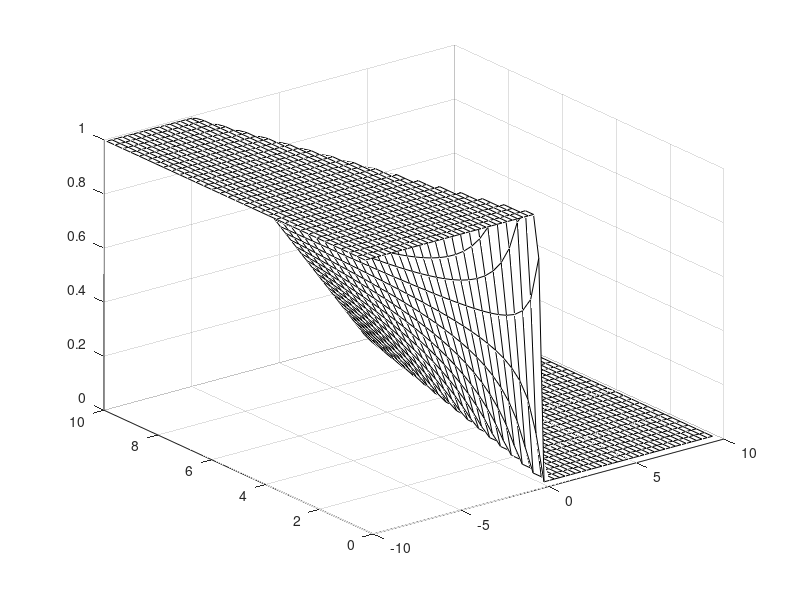
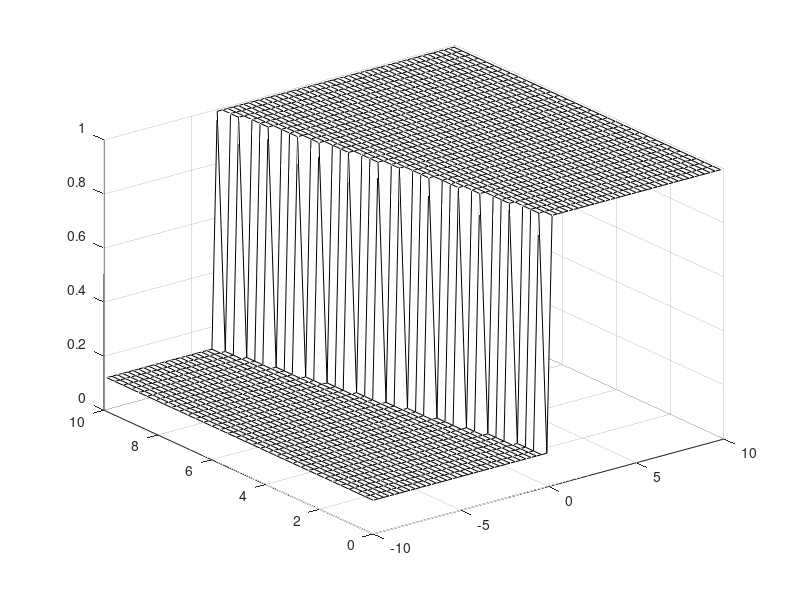

MATLAB code for these plots, in order: (Note: this script raises an error after producing the figures.)
%% ----------------------------------------------------------------------------
%% SEMAFORO
ro_m = 1;
v_m = 0.5;

x = -10:0.3:10;
t = 0:0.3:10;

[X, T] = meshgrid(x, t);

ro = ro_m.*(X <= -v_m * T)  + ro_m/2*(1 - X./(v_m*T)) .*( (-v_m*T<X) & (X < v_m*T) ) + 0;

figure;
mesh(X, T, ro, 'EdgeColor','black');

%% ----------------------------------------------------------------------------
%% TRAFFICO A VALLE

ro_m = 1;
v_m = 3;

x = -10:0.3:10;
t = 0:0.3:10;

[X, T] = meshgrid(x, t);

ro = 1/8*ro_m .* (X < -1/8 * v_m * T)  + ro_m .* (X > -1/8 * v_m * T);

figure;
mesh(X, T, ro, 'EdgeColor','black');

%% ----------------------------------------------------------------------------
%% CONTROESEMPIO BURGERS
clear all
close all
U=@(x,t,u) u - atan(x-(1-2.*u).*t);
interval_meno_03 = [-5 5 -0.3 -0.299 -5 5];
interval_05 = [-5 5 0.499 0.5 -5 5];
interval_15 = [-5 5 1.499 1.5 -5 5];
figure()
fimplicit3(U)
hold on
title('Soluzione del controesempio di Burgers')
fimplicit3(U, interval_meno_03,'g','LineWidth',5)
fimplicit3(U, interval_05,'b', 'LineWidth',5)
fimplicit3(U, interval_15,'r', 'LineWidth',5)
legend('surface', 't=-0,3', 't=0,5', 't=1')